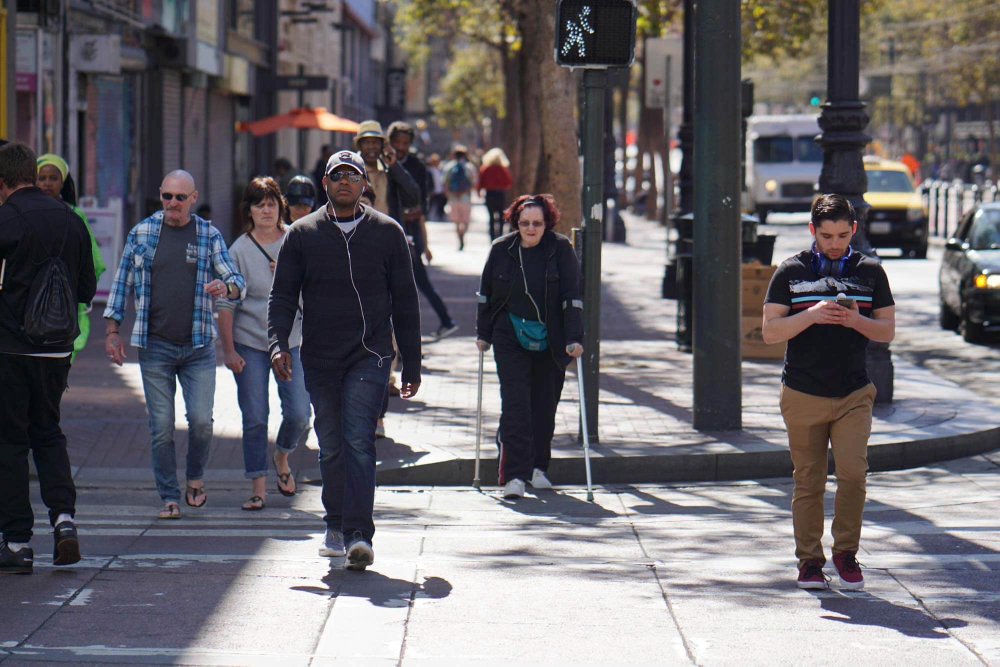
#> input picture CV/Imple/people.jpg, 1999 x 1333 px (shown at 1/2 size)
$ python HoG.py
#> lines starting #> are read from the running program, lines starting #| are printed output that depends on the picture
#> in main, image_color is the input picture: shape (1333, 1999, 3); mean B, G, R 109.1, 103.9, 107
#> the answer given: 1
import cv2
import numpy as np
from skimage.feature import hog
from skimage import exposure
import matplotlib.pyplot as plt

# Hàm để hiển thị đặc trưng HoG
def display_hog_features(image):
    # Chuyển đổi ảnh màu sang ảnh xám
    gray_image = cv2.cvtColor(image, cv2.COLOR_BGR2GRAY)
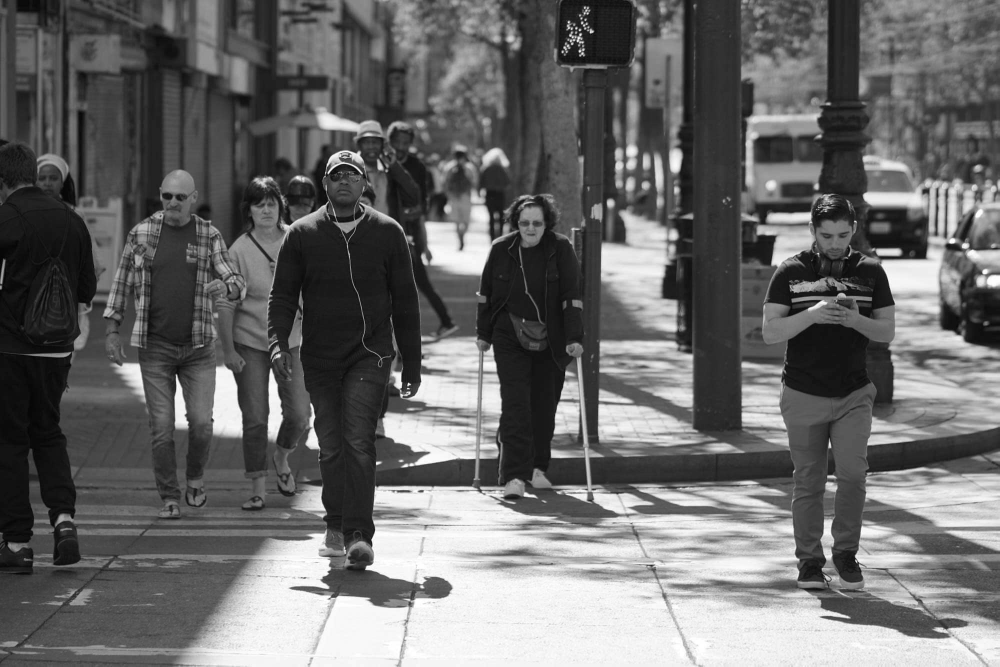
#> gray_image: shape (1333, 1999) (shown at 1/2 size); min 0, max 255, mean 105.4

    # Tính toán HoG và trực quan hóa các đặc trưng HoG
    hog_features, hog_image = hog(gray_image, orientations=9, pixels_per_cell=(8, 8),
                                  cells_per_block=(2, 2), block_norm='L2-Hys',
                                  visualize=True)
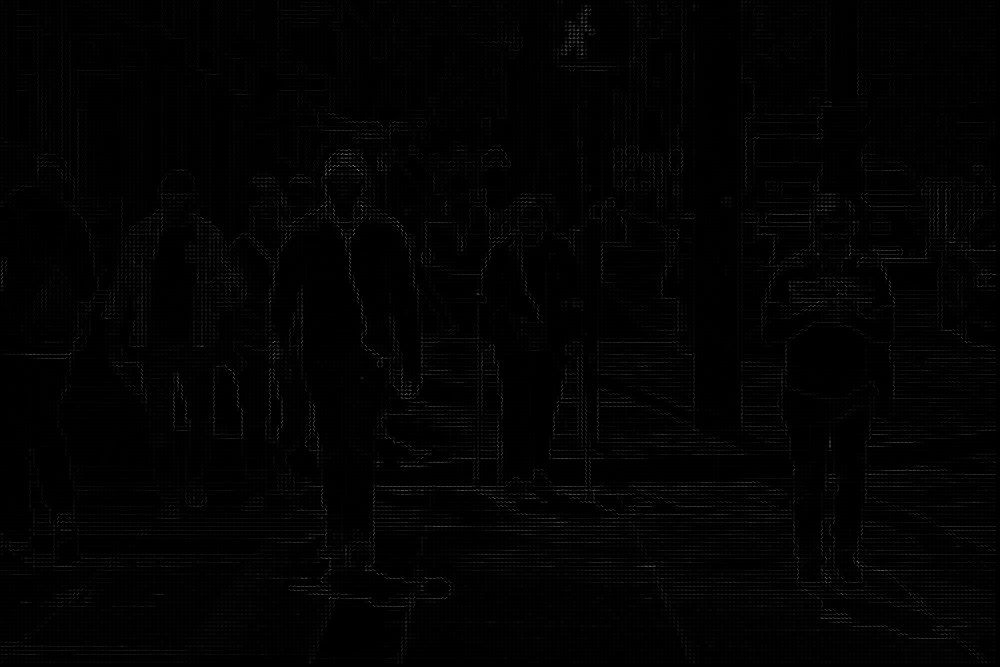
#> hog_image: shape (1333, 1999) float64 (shown at 1/2 size); min 0, max 99.92, mean 1; drawn with min black and max white

    # Tăng cường độ tương phản của ảnh HoG để hiển thị rõ hơn
    hog_image_rescaled = exposure.rescale_intensity(hog_image, in_range=(0, 10))
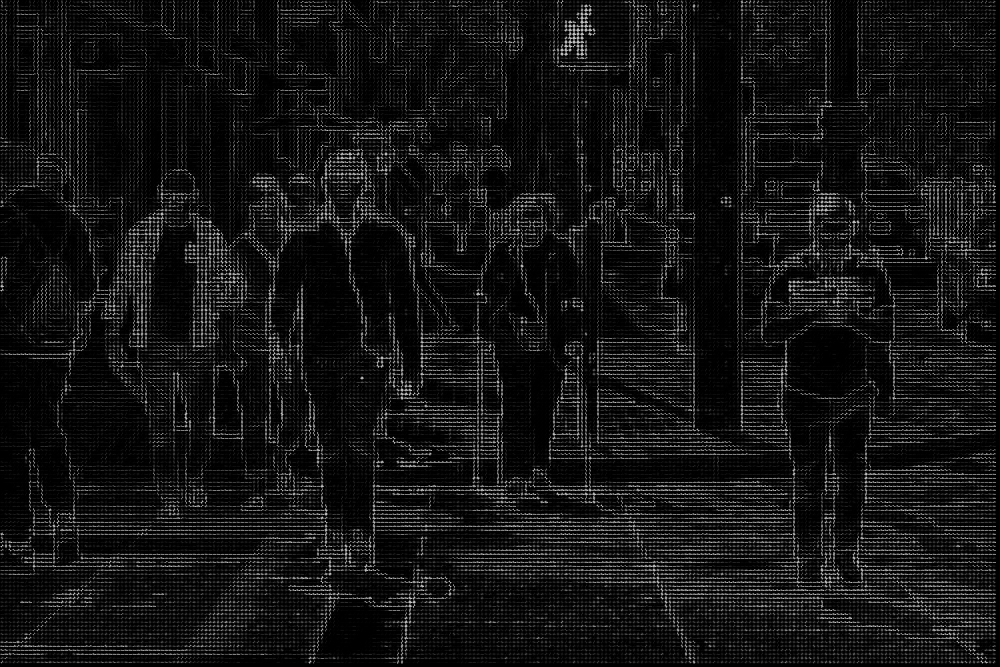
#> hog_image_rescaled: shape (1333, 1999) float64 (shown at 1/2 size); min 0, max 1, mean 0.0788

    # Hiển thị ảnh gốc và ảnh HoG
    plt.figure(figsize=(10, 5))

    plt.subplot(1, 2, 1)
    plt.imshow(cv2.cvtColor(image, cv2.COLOR_BGR2RGB))  # Chuyển đổi ảnh màu BGR sang RGB
    plt.title('Original Image')

    plt.subplot(1, 2, 2)
    plt.imshow(hog_image_rescaled, cmap='gray')  # Hiển thị ảnh HoG bằng cmap gray
    plt.title('HoG Features')

    plt.show()
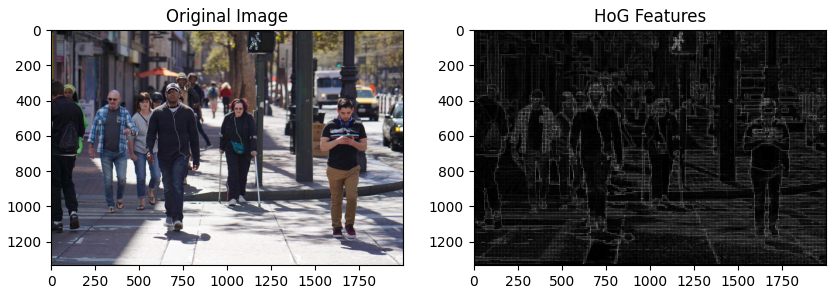
#> figure drawn by matplotlib, 2 panels

# Hàm để nhận diện người bằng HoG detector
# [49 lines left out: functions detect_people, save_hog_and_detection, not called in this run]

# Hàm chính cho phép chọn chức năng dựa trên phím nhấn
def main():
    image_path = 'people.jpg'  # Đường dẫn đến ảnh của bạn
    image_color = cv2.imread(image_path)  # Đọc ảnh màu

    if image_color is None:
        print("Không thể mở file ảnh. Vui lòng kiểm tra đường dẫn.")
        return

    print("Chọn chức năng:")
    print("1: Trích xuất và hiển thị HoG")
    print("2: Nhận diện người đi bộ bằng HoG detector")
    print("3: Lưu ảnh HoG và ảnh nhận diện người vào file")

    choice = input("Nhấn 1, 2 hoặc 3 để chọn chức năng: ")

    if choice == '1':
        display_hog_features(image_color)  # Sử dụng ảnh màu
    elif choice == '2':
        detect_people(image_path)
    elif choice == '3':
        save_hog_and_detection(image_color, image_path)  # Sử dụng ảnh màu
    else:
        print("Lựa chọn không hợp lệ. Vui lòng thử lại.")

# Gọi hàm main
if __name__ == '__main__':
    main()
